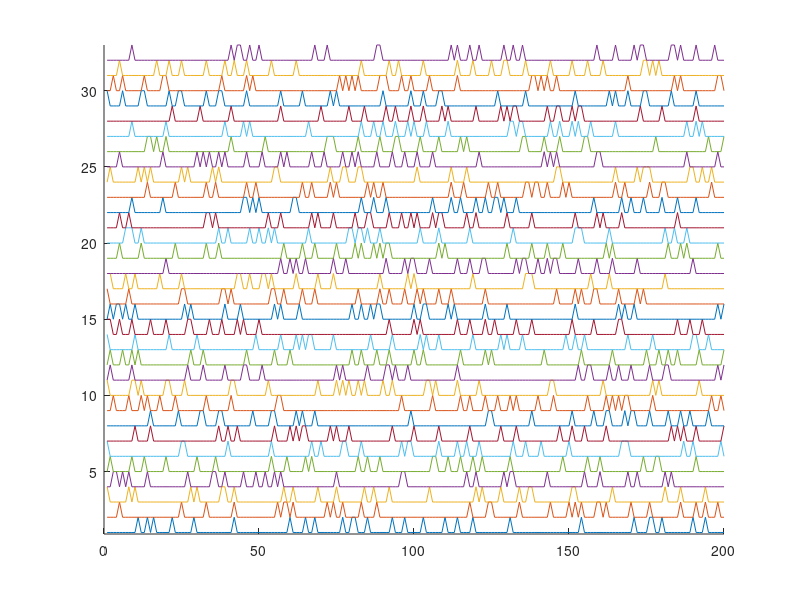
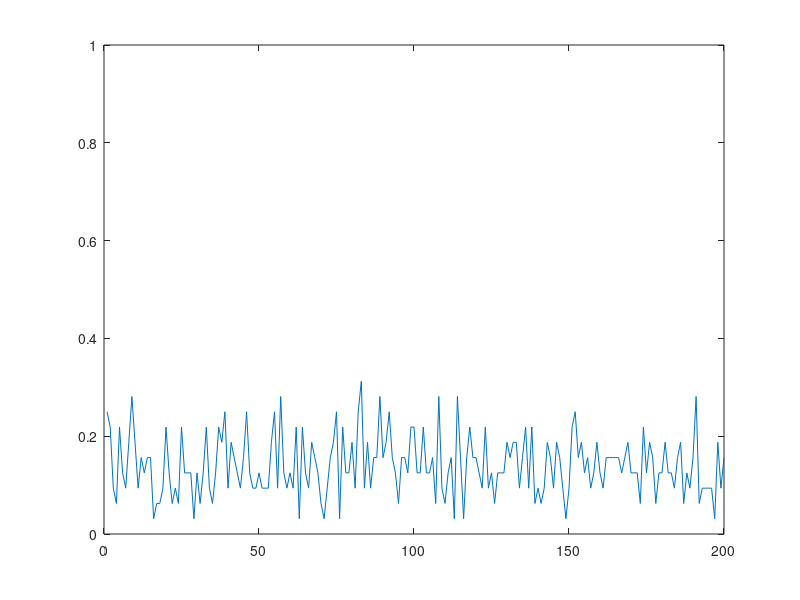
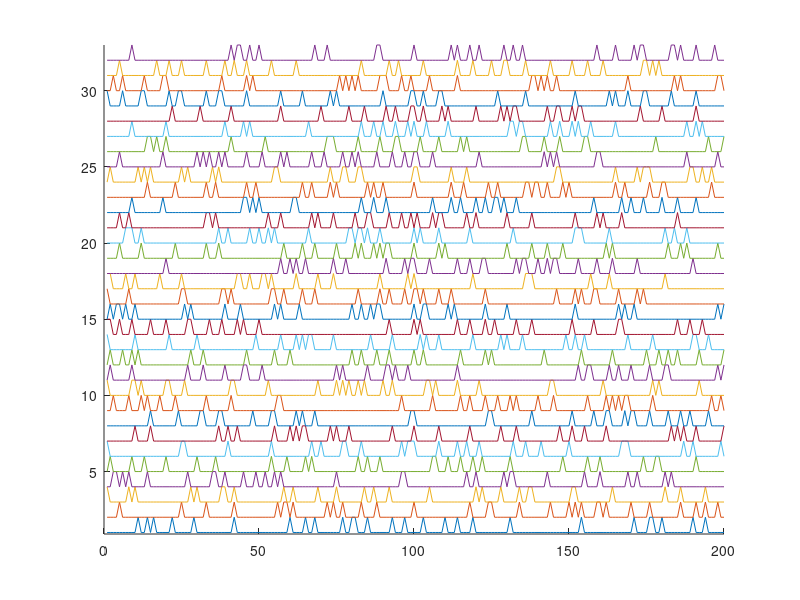
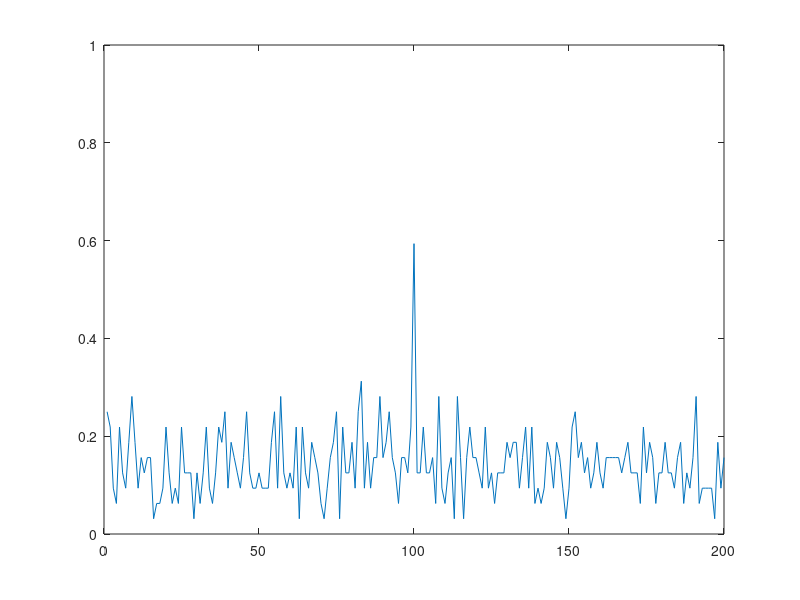

MATLAB code to generate these figures, in order:
clear all

%% Random spikes 

numits = 32; % How many neurons 

len = 200; % Duration of the epoch
numspikes = 30; % Number of spikes per epoch

z = zeros(1,len); % Empty time window, no spikes
t = 1:len; % Time steps

% Make each neuron
for j=numits:-1:1
    neuron(:,j) = z; 
    tt = randi(len,[1,numspikes]); % Random time indexes...
    neuron(tt,j) = 1; % Are set to one, which is the spike
end

% Calculate the downstream response to all neural inputs
    avgDownStream = sum(neuron');
    avgDownStream = avgDownStream / numits;

% Plot all or some of the raw spike trains
maxnumtrainstoshow = 50;
figure(27); clf; hold on;
    for j=1:min([maxnumtrainstoshow, numits])
        plot(t, neuron(:,j)+j);
    end
    ylim([0.9, min([maxnumtrainstoshow+1, numits+1])])

% Plot the downstream neural response
    figure(28); clf; 
        plot(t, avgDownStream); ylim([0 1]);

%% Signal

detectionChance = 0.50; % Chance that a neuron will detect the event (range 0-1)


neuronDetector = neuron;

detections = find(rand(1,numits) >= detectionChance);
neuronDetector(round(len/2),detections) = 1;

% Calculate the downstream response to all neural inputs
    avgDownStreamDetector = sum(neuronDetector');
    avgDownStreamDetector = avgDownStreamDetector / numits;


figure(29); clf; hold on;
    for j=1:min([maxnumtrainstoshow, numits])
        plot(t, neuronDetector(:,j)+j);
    end
    ylim([0.9, min([maxnumtrainstoshow+1, numits+1])])

% Plot the downstream neural response
    figure(30); clf; 
        plot(t, avgDownStreamDetector); ylim([0 1]);
